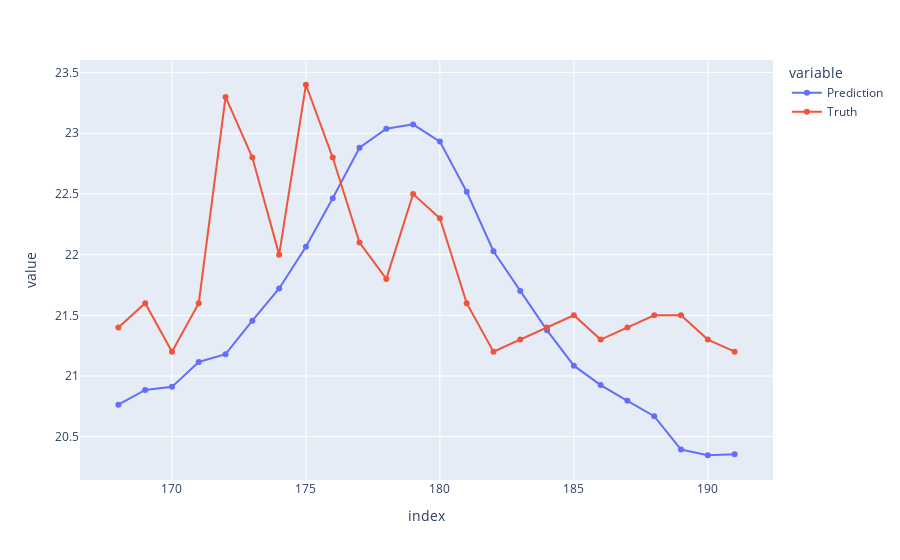

Source (notebook cell):
### Code cell
from sklearn.metrics import mean_squared_error
import pandas as pd
print('rmse: '+str(mean_squared_error([*example_output],[*example_truth])**0.5/10))
summary=pd.DataFrame({'Prediction': [*example_input_1, *example_output], 'Truth': [*example_input_1, *example_truth]})
summary=summary/10
summary=summary[-len(example_truth):]
summary['Diff']=summary['Prediction']-summary['Truth']
summary
px.line(summary[['Prediction','Truth']],markers='s')

### Figure 1 — Plotly figure (JSON) as saved in the notebook; plotly's stock layout.template omitted (floating-point values rounded to 4 significant figures)
{"data": [{"hovertemplate": "variable=Prediction<br>index=%{x}<br>value=%{y}<extra></extra>", "legendgroup": "Prediction", "line": {"color": "#636efa", "dash": "solid"}, "marker": {"symbol": "circle"}, "mode": "markers+lines", "name": "Prediction", "orientation": "v", "showlegend": true, "type": "scatter", "x": [168, 169, 170, 171, 172, 173, 174, 175, 176, 177, 178, 179, 180, 181, 182, 183, 184, 185, 186, 187, 188, 189, 190, 191], "xaxis": "x", "y": [20.76, 20.88, 20.91, 21.12, 21.18, 21.46, 21.72, 22.07, 22.46, 22.88, 23.04, 23.07, 22.93, 22.52, 22.03, 21.7, 21.38, 21.09, 20.92, 20.79, 20.67, 20.39, 20.35, 20.36], "yaxis": "y"}, {"hovertemplate": "variable=Truth<br>index=%{x}<br>value=%{y}<extra></extra>", "legendgroup": "Truth", "line": {"color": "#EF553B", "dash": "solid"}, "marker": {"symbol": "circle"}, "mode": "markers+lines", "name": "Truth", "orientation": "v", "showlegend": true, "type": "scatter", "x": [168, 169, 170, 171, 172, 173, 174, 175, 176, 177, 178, 179, 180, 181, 182, 183, 184, 185, 186, 187, 188, 189, 190, 191], "xaxis": "x", "y": [21.4, 21.6, 21.2, 21.6, 23.3, 22.8, 22, 23.4, 22.8, 22.1, 21.8, 22.5, 22.3, 21.6, 21.2, 21.3, 21.4, 21.5, 21.3, 21.4, 21.5, 21.5, 21.3, 21.2], "yaxis": "y"}], "layout": {"legend": {"title": {"text": "variable"}, "tracegroupgap": 0}, "margin": {"t": 60}, "xaxis": {"anchor": "y", "domain": [0, 1], "title": {"text": "index"}}, "yaxis": {"anchor": "x", "domain": [0, 1], "title": {"text": "value"}}}}
